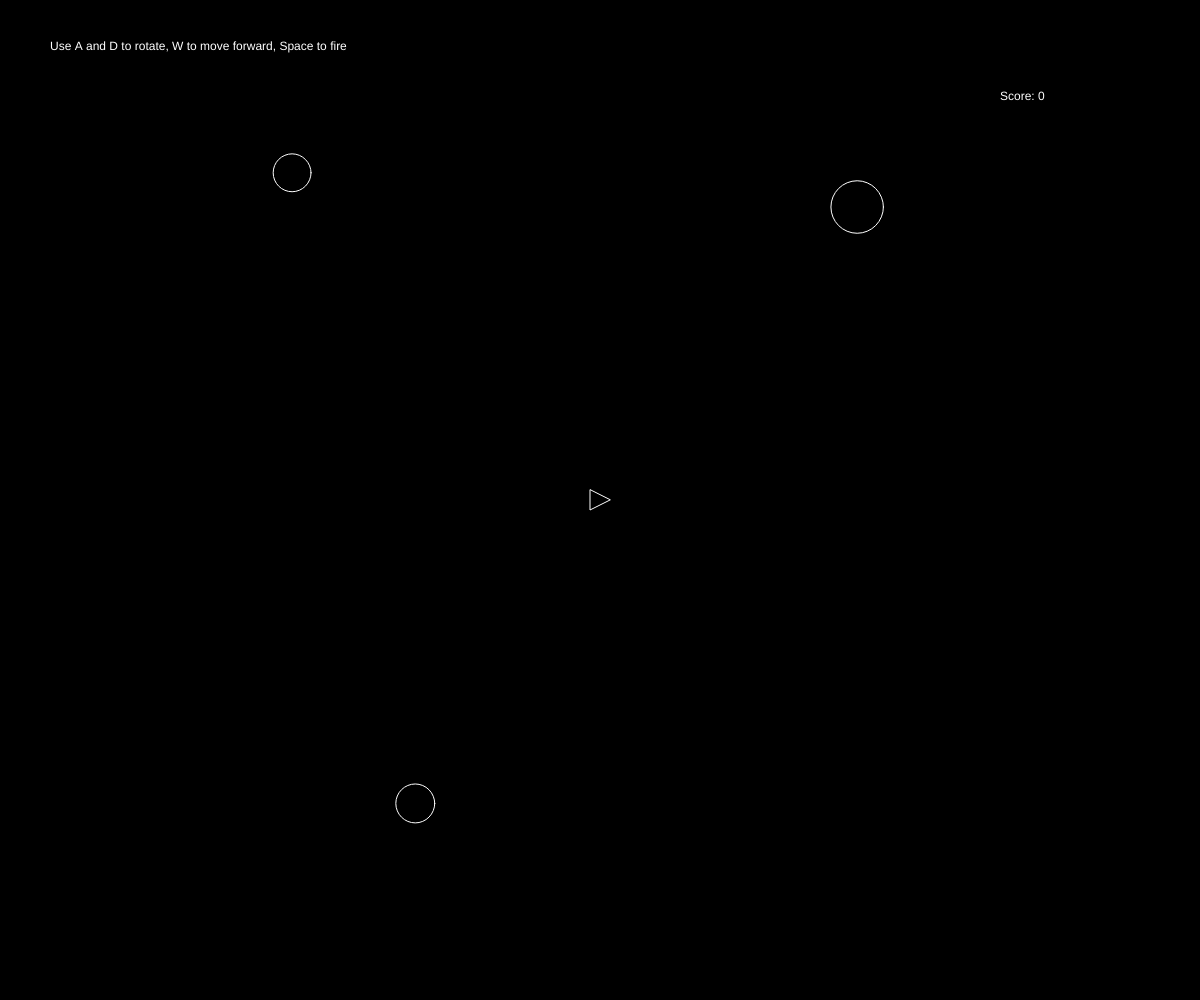
Frame 1 (no input)
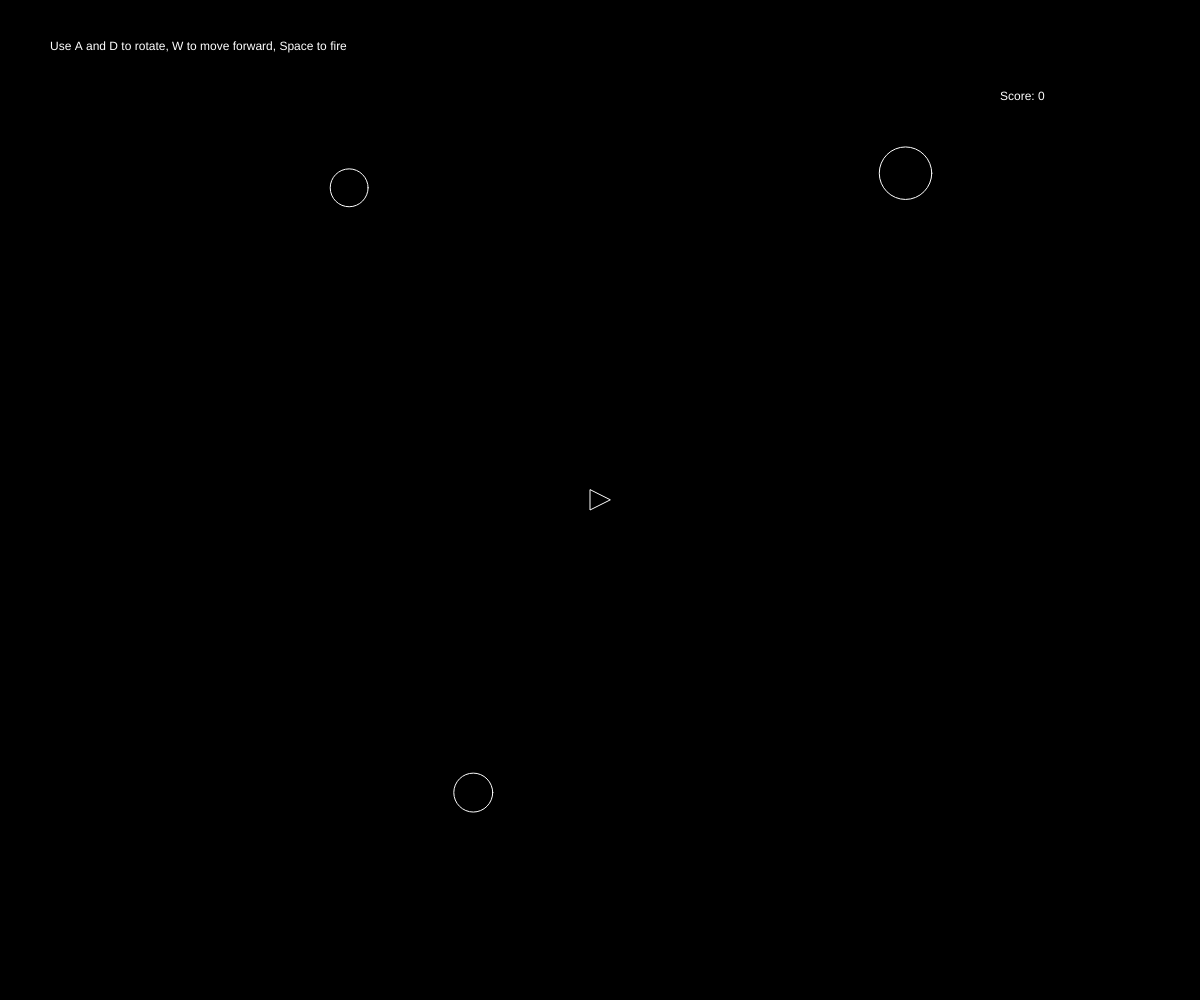
Frame 60 (no input)
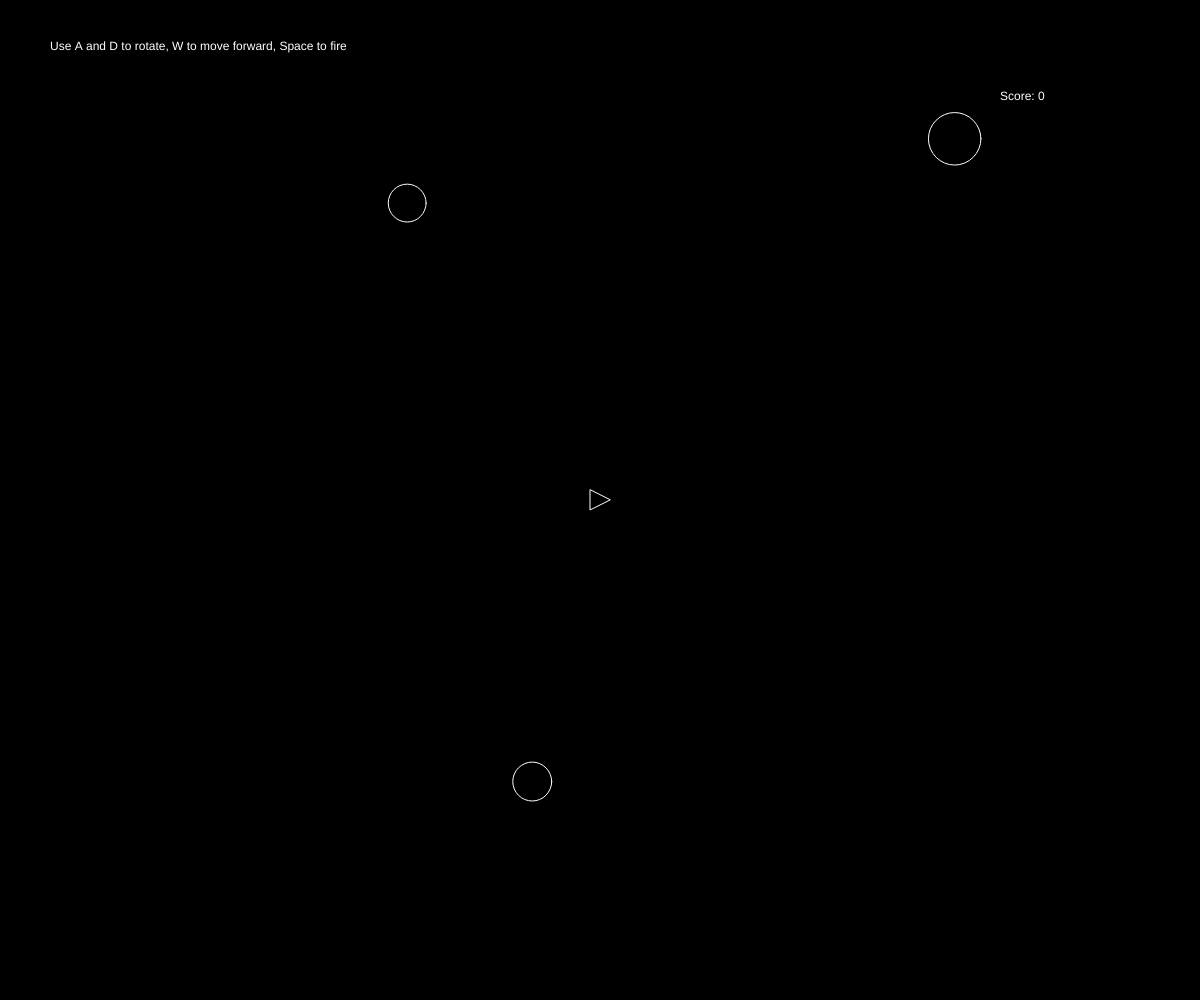
Frame 120 (the mouse pressed at the canvas centre since frame 60)

The p5.js sketch that drew these frames (run headless with seeded random() and noise() and a simulated clock; from frame 60 on, the mouse is pressed at the canvas centre):

// p5.js sketch
// ── sketch.js
//const num = 1;
const numOfRocks = 3;
let playerScore = 0;
let playerLives = 3;
//let playerSpawn = [{ x: 0, y: 0 }];
let player;
let bullets = [];
let asteroids = [];

function setup() {
    createCanvas(windowWidth, windowHeight);
    rectMode(CENTER);
    frameRate(60);
    player = new Player();
    for (let i = 0; i < numOfRocks; i++) {
        asteroids.push(new Asteroid());
    }
}

function draw() {
    background(0);
    fill(255);
    textSize(12);
    text("Use A and D to rotate, W to move forward, Space to fire", 50, 50);
    text("Score: " + playerScore, windowWidth / 1.2, windowHeight / 10)
    //text("Lives: " + playerLives, windowWidth / 1.2, windowHeight / 8)

    // Draw Player
    player.display();
    player.turn();
    player.update();
    player.wrap();

    // This is for better player response than keyPressed
    // D,A,and W keys in that order
    if (keyIsDown(68)) player.setRotation(0.1);
    if (keyIsDown(65)) player.setRotation(-0.1);
    if (keyIsDown(87)) player.thrusting(true);

    // Draw Asteroid
    for (let i = 0; i < asteroids.length; i++) {
        if (player.collides(asteroids[i])) {
            playerScore = 0;
        }
        asteroids[i].display();
        asteroids[i].updateMovement();
        asteroids[i].wrap();
    }

    // Draw Bullets
    for (let i = bullets.length - 1; i >= 0; i--) {
        bullets[i].display();
        bullets[i].update();

        // Removes bullets when left screen
        // else when collides with asteroids, removes both asteroid and bullet
        // add scorea
        if (bullets[i].offscreen()) {
            bullets.splice(i, 1);
        } else {
            for (let j = asteroids.length - 1; j >= 0; j--) {
                if (bullets[i].collides(asteroids[j])) {
                    if (asteroids[j].radius > 10) {
                        let newAsteroids = asteroids[j].breakup();
                        asteroids = asteroids.concat(newAsteroids);
                        playerScore += 10;
                    }
                    asteroids.splice(j, 1);
                    bullets.splice(i, 1);
                    break;
                }
            }
        }
    }
}
// Fire button
function keyPressed() {
    if (key === ' ') {
        bullets.push(new Bullet(player.playerPos, player.playerDir));
    }
}

function keyReleased() {
    player.setRotation(0);
    player.thrusting(false);
}

// Player Object
class Player {
    constructor() {
        this.playerPos = createVector(windowWidth / 2, windowHeight / 2);
        this.radius = 10;
        this.thrusterRadius = 5;
        this.playerDir = 0;
        this.playerRot = 0;
        this.playerVel = createVector(0, 0);
        this.isUsingThrust = false;
    }
    // Updates player Velocity every frame
    update() {
        if (this.isUsingThrust) {
            this.thrust();
        }
        this.playerPos.add(this.playerVel);
        this.playerVel.mult(0.99);
    }
    // What the player looks like
    display() {
        push();
        translate(this.playerPos.x, this.playerPos.y);
        rotate(this.playerDir + Math.PI / 2);
        noFill();
        stroke(255);
        triangle(
            -this.radius,
            this.radius,
            this.radius,
            this.radius,
            0,
            -this.radius
        );
        // Forms a little thurster shape when used
        if (this.isUsingThrust) {
            fill(255);
            triangle(
                this.thrusterRadius,
                this.thrusterRadius / 2 + 8,
                -this.thrusterRadius,
                this.thrusterRadius / 2 + 8,
                0,
                this.thrusterRadius * 2 + 10
            );
        }
        pop();
    }
    // Sets player rotation while key is pressed in keyIsDown/Released function
    setRotation(a) {
        this.playerRot = a;
    }
    // Changes player direction by adding player rotation
    turn() {
        this.playerDir += this.playerRot;
    }
    // When player is using the Space key
    thrusting(t) {
        this.isUsingThrust = t;
    }
    // Adds force towards where the player is facing
    thrust() {
        let force = p5.Vector.fromAngle(this.playerDir);
        force.mult(0.2);
        this.playerVel.add(force);
    }
    wrap() {
        // Wrap around x-axis
        if (this.playerPos.x > windowWidth + this.radius) {
            this.playerPos.x = -this.radius;
        } else if (this.playerPos.x < -this.radius) {
            this.playerPos.x = windowWidth + this.radius;
        }
        // Wrap around y-axis
        if (this.playerPos.y > windowHeight + this.radius) {
            this.playerPos.y = - this.radius;
        } else if (this.playerPos.y < -this.radius) {
            this.playerPos.y = windowHeight + this.radius;
        }
    }
    collides(asteroid) {
        let d = dist(this.playerPos.x, this.playerPos.y, asteroid.asterPos.x, asteroid.asterPos.y)
        if (d < this.radius + asteroid.radius) {
            return true;
        } else {
            return false;
        }
    }
    respawn() {
    }
}

// Bullet Object
class Bullet {
    constructor(tempPlayer, playerAngle) {
        this.bulPos = createVector(tempPlayer.x, tempPlayer.y);
        this.bulVel = p5.Vector.fromAngle(playerAngle);
        this.bulVel.mult(10);
    }
    update() {
        this.bulPos.add(this.bulVel);
    }
    display() {
        push();
        strokeWeight(5);
        stroke(255);
        point(this.bulPos.x, this.bulPos.y);
        pop();
    }
    collides(asteroid) {
        let d = dist(
            this.bulPos.x, this.bulPos.y,
            asteroid.asterPos.x, asteroid.asterPos.y
        );
        if (d < asteroid.radius) {
            return true;
        } else {
            return false;
        }
    }
    offscreen() {
        if (this.bulPos.x > windowWidth || this.bulPos.x < 0) {
            return true;
        }
        if (this.bulPos.y > windowHeight || this.bulPos.y < 0) {
            return true;
        }
        return false;
    }
}

// Asteroid Object
class Asteroid {
    constructor(asterPos, radius) {
        if (asterPos) {
            this.asterPos = asterPos.copy();
        } else {
            this.asterPos = createVector(
                random(windowWidth), random(windowHeight));
        }
        if (radius) {
            this.radius = radius * 0.5
        } else {
            // Change these values to either make infinite shapes
            // or shapes that are destroyed and don't spawn more
            this.radius = random(15, 30);
        }
        this.vel = p5.Vector.random2D();
    }
    display() {
        // Need to figure out how to make it look like asteroids
        push();
        stroke(255);
        noFill();
        translate(this.asterPos.x, this.asterPos.y)
        ellipse(0, 0, this.radius * 2);
        pop();
    }
    updateMovement() {
        this.asterPos.add(this.vel);
    }
    wrap() {
        // Wrap around x-axis
        if (this.asterPos.x > windowWidth + this.radius) {
            this.asterPos.x = -this.radius;
        } else if (this.asterPos.x < -this.radius) {
            this.asterPos.x = windowWidth + this.radius;
        }
        // Wrap around y-axis
        if (this.asterPos.y > windowHeight + this.radius) {
            this.asterPos.y = - this.radius;
        } else if (this.asterPos.y < -this.radius) {
            this.asterPos.y = windowHeight + this.radius;
        }
    }
    breakup() {
        let newAst = [];
        newAst[0] = new Asteroid(this.asterPos);
        newAst[1] = new Asteroid(this.asterPos);
        return newAst;
    }
}
